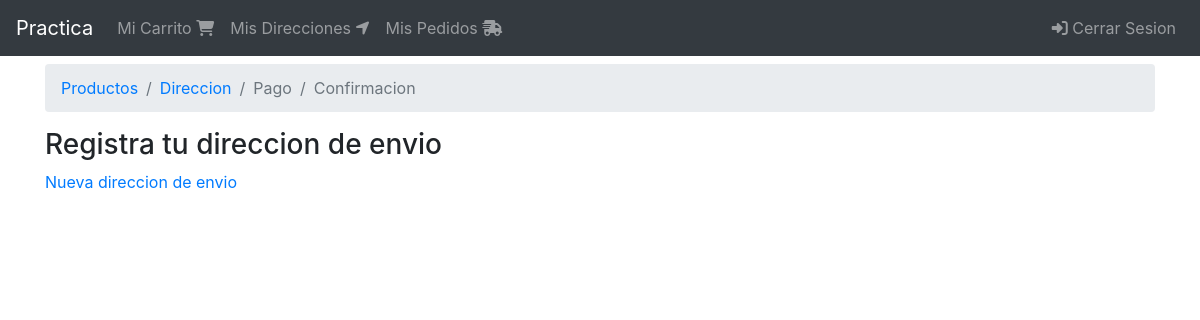
The page /orden/direccion (signed in) on the database as committed earlier.
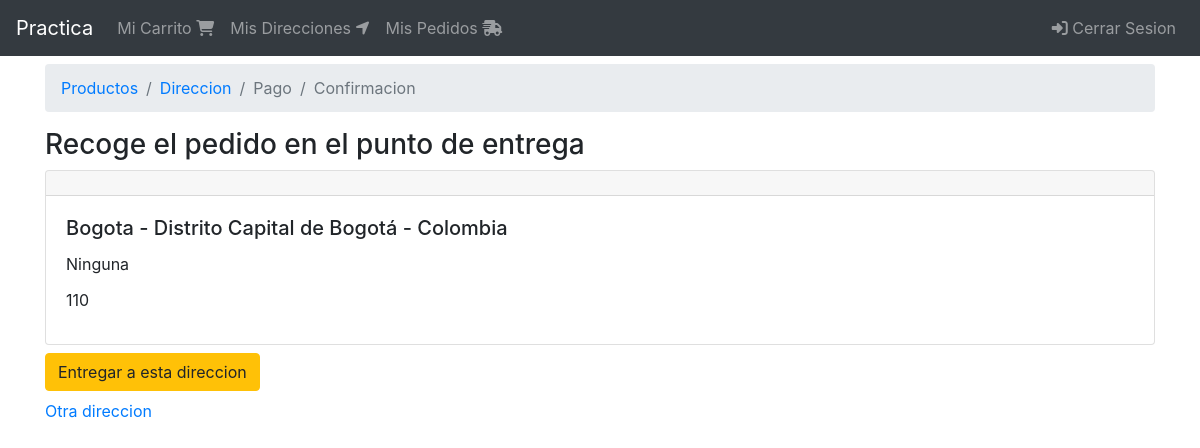
The same page on the database as committed later.
### shipping_addresses/models.py (models this page shows, shortened)
class ShippingAddress(models.Model):
    user = models.ForeignKey(User, on_delete=models.CASCADE)
    line1 = models.CharField(max_length=200)
    line2 = models.CharField(max_length=200, blank=True)
    city = models.CharField(max_length=100)
    state = models.CharField(max_length=100)
    country = models.CharField(max_length=50)
    reference = models.CharField(max_length=200)
    postal_code = models.CharField(max_length=10)
    default = models.BooleanField(default=False)
    created_at = models.DateTimeField(auto_now_add=True)
    @property
    def address(self):
        return f'{self.city} - {self.state} - {self.country}'

### orders/decorators.py (the view)
    def wrap(request, *args, **kwargs):
        cart = get_or_create_cart(request)
        order = get_or_create_order(cart, request)
        return function(request, cart, order, *args, **kwargs)

### carts/models.py (called while the page is built)
def set_cart_id(sender, instance, *args, **kwargs):
    if not instance.cart_id:
        instance.cart_id = str(uuid.uuid4())

    @property
    def order(self):
        return self.order_set.filter(status=OrderStatus.CREATED).first()

### carts/utils.py (called while the page is built)
def get_or_create_cart(request):
    user = request.user if request.user.is_authenticated else None
    cart_id = request.session.get('cart_id')
    cart = Cart.objects.filter(cart_id=cart_id).first()
    if cart is None:
        cart = Cart.objects.create(user=user)
    if user and cart.user is None:
        cart.user = user
        cart.save()
    request.session['cart_id'] = cart.cart_id
    return cart

### orders/models.py (called while the page is built)
def set_order_id(sender, instance, *args, **kwargs):
    if not instance.order_id:
        instance.order_id = str(uuid.uuid4())

def set_total(sender, instance, *args, **kwargs):
    instance.total = instance.get_total()

    def get_or_set_shipping_address(self):
        if self.shipping_address:
            return self.shipping_address
        shipping_address = self.user.shipping_address
        if shipping_address:
            self.update_shipping_address(shipping_address)
        return shipping_address

### orders/templates/orders/address.html
{% extends 'base.html' %}
{% block breadcrumb %}
    {% include 'orders/snippets/breadcrumb.html' %}
{% endblock %}
{% block content %}
    <div class="col">
        {% if shipping_address %}
            <div class="h3">
                Recoge el pedido en el punto de entrega
            </div>
            <div>
                {% include 'shipping_addresses/snippets/shipping_address.html' %}
                <div class="mt-2">
                    <a href="{% url 'orders:confirm' %}" class="btn btn-warning">Entregar a esta direccion</a>
                </div>
                {% if can_choose_address %}
                    <div class="mt-2">
                        <a href="{% url 'orders:select_address' %}">Otra direccion</a>
                    </div>
                {% endif %}
            </div>
        {% else %}
            <div class="h3">
                Registra tu direccion de envio
            </div>
            <div>
                {% url 'orders:address' as next_url %}
                <a href="{% url 'shipping_addresses:create' %}?next={{ next_url }}">Nueva direccion de envio</a>
            </div>
        {% endif %}
    </div>
{% endblock %}

### shipping_addresses/templates/shipping_addresses/snippets/shipping_address.html (shortened to what this page needs)
<div class="card">
    <h5 class="card-header"></h5>
    <div class="card-body">
        <h5 class="card-title">{{ shipping_address.address }}</h5>
        <div class="card-title">
            {{ shipping_address.reference }}
        </div>
        <div class="card-title">
            {{ shipping_address.postal_code }}
        </div>
        </div>
    </div>
</div>

Rows that differ between the two databases and show on the page:
added ShippingAddress: address "Bogota - Distrito Capital de Bogotá - Colombia", reference "Ninguna", postal_code "110"
Other text that changed with them:
text no longer shown: "Registra tu direccion de envio Nueva direccion de envio"
text now shown: "Recoge el pedido en el punto de entrega Entregar a esta direccion Otra direccion"
